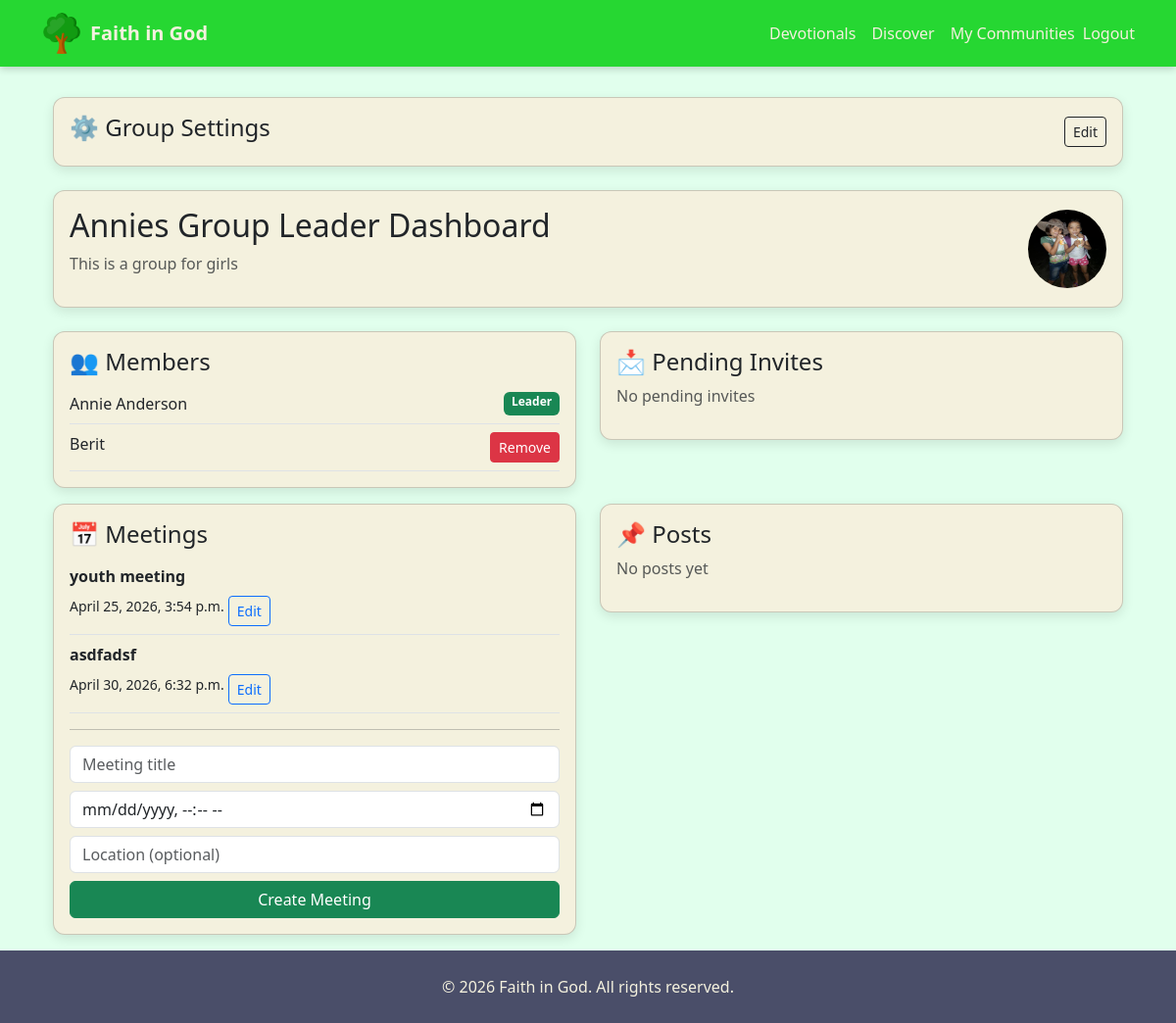
Page /groups/group/3/leader/ (signed in) on the committed database.
### engagement/models.py (models this page shows, shortened)
class Group(models.Model):
    GROUP_TYPES = [
        ("small", "Small Group"),
    ]
    name = models.CharField(max_length=200)
    description = models.TextField(blank=True)
    leader = models.ForeignKey(
        User, on_delete=models.SET_NULL, null=True, related_name="led_groups"
    )
    group_type = models.CharField(
        max_length=20, choices=GROUP_TYPES, default="small"
    )
    created_at = models.DateTimeField(auto_now_add=True)
    is_active = models.BooleanField(default=True)
    image = models.ImageField(
        upload_to="groups/",
        blank=True,
        null=True,
        validators=[validate_file_size]
    )
    class Meta:
        verbose_name = "Church Group"
        verbose_name_plural = "Church Groups"

class GroupMember(models.Model):
    user = models.ForeignKey(User, on_delete=models.CASCADE, related_name="group_memberships")
    group = models.ForeignKey(Group, on_delete=models.CASCADE, related_name="members")
    joined_at = models.DateTimeField(auto_now_add=True)
    is_active = models.BooleanField(default=True)
    class Meta:
        unique_together = ("user", "group")

class Meeting(models.Model):
    group = models.ForeignKey(Group, on_delete=models.CASCADE, related_name="meetings")
    title = models.CharField(max_length=255)
    start_time = models.DateTimeField()
    end_time = models.DateTimeField(blank=True, null=True)
    location = models.CharField(max_length=255, blank=True)
    description = models.TextField(blank=True)
    created_at = models.DateTimeField(auto_now_add=True)
    class Meta:
        ordering = ["start_time"]

### accounts/models.py (models this page shows)
class User(AbstractUser):
    username = None
    first_name = None
    last_name = None
    full_name = models.CharField(max_length=255)
    phone = PhoneNumberField(
        unique=True,
        help_text="Use country code, e.g. +919876543210"
    )
    email = models.EmailField(
        unique=True,
        blank=True,
        null=True
    )
    ROLE_CHOICES = (
        ("member", "Member"),
        ("leader", "Leader"),
        ("pastor", "Pastor"),
        ("admin", "Admin"),
    )
    role = models.CharField(
        max_length=20,
        choices=ROLE_CHOICES,
        default="member"
    )
    is_verified = models.BooleanField(default=False)
    created_at = models.DateTimeField(auto_now_add=True)
    USERNAME_FIELD = "phone"
    REQUIRED_FIELDS = ["full_name"]
    objects = UserManager()
    def __str__(self):
        return self.full_name or str(self.phone)

### engagement/views.py (the view)
@login_required
def leader_dashboard(request, group_id):
    group = get_object_or_404(Group, id=group_id)
    if group.leader != request.user:
        return redirect("engagement:group_detail", group_id=group.id)
    members = GroupMember.objects.filter(group=group, is_active=True)
    pending_invites = GroupInvitation.objects.filter(group=group, accepted=False)
    meetings = Meeting.objects.filter(
        group=group,
        start_time__gte=timezone.now()
    ).order_by("start_time")
    return render(request, "engagement/leader_dashboard.html", {
        "group": group,
        "members": members,
        "pending_invites": pending_invites,
        "meetings": meetings,
    })

### content/context_processors.py (called while the page is built)
def global_updates(request):
    updates = Update.objects.filter(is_published=True).order_by("-created_at")
    return {"global_updates": updates}

### engagement/context_processors.py (called while the page is built)
def next_meeting(request):
    if not request.user.is_authenticated:
        return {}
    meeting = Meeting.objects.filter(
        group__members__user=request.user,
        group__members__is_active=True,
        start_time__gte=timezone.now()
    ).order_by("start_time").first()
    return {
        "next_group_meeting": meeting
    }

def user_groups(request):
    if request.user.is_authenticated:
        groups = GroupMember.objects.filter(
            user=request.user,
            is_active=True
        ).select_related("group")
        return {"user_groups": [gm.group for gm in groups]}
    return {}

def pending_invitations(request):
    if request.user.is_authenticated:
        invites = GroupInvitation.objects.filter(
            invited_user=request.user,
            accepted=False
        ).select_related("group")
        return {
            "pending_invites": invites,
            "pending_invites_count": invites.count()
        }
    return {}

### engagement/templates/engagement/leader_dashboard.html (shortened to what this page needs)
{% extends "base.html" %}
{% block content %}
<div class="container">
    <div class="card p-3 mb-4">
        <div class="d-flex justify-content-between align-items-center">
            <h4>⚙️ Group Settings</h4>
            <button class="btn btn-sm btn-outline-dark"
                    type="button"
                    data-bs-toggle="collapse"
                    data-bs-target="#editGroupForm">
                Edit
            </button>
        </div>
    </div>
    <div class="card p-3 mb-4">
        <div class="d-flex justify-content-between align-items-center">
            <div>
                <h2>{{ group.name }} Leader Dashboard</h2>
                <p class="text-muted">{{ group.description }}</p>
            </div>
            {% if group.image %}
                <img src="{{ group.image.url }}" width="80" height="80" class="rounded-circle">
            {% endif %}
        </div>
    </div>
    <div class="row">
        <div class="col-md-6">
            <div class="card p-3 mb-3">
                <h4>👥 Members</h4>
                {% for m in members %}
                    <div class="d-flex justify-content-between border-bottom py-2">
                        <span>{{ m.user }}</span>
                        {% if m.user == group.leader %}
                            <span class="badge bg-success">Leader</span>
                        {% else %}
                            <a href="{% url 'engagement:remove_member' group.id m.user.id %}"
                               class="btn btn-sm btn-danger">
                                Remove
                            </a>
                        {% endif %}
                    </div>
                {% empty %}
                    <p class="text-muted">No members yet</p>
                {% endfor %}
            </div>
        </div>
        <div class="col-md-6">
            <div class="card p-3 mb-3">
                <h4>📩 Pending Invites</h4>
                {% for i in pending_invites %}
                    <div class="border-bottom py-2">
                        <strong>{{ i.invited_user }}</strong>
                        <form method="post"
                              action="{% url 'engagement:leader_respond_invite' i.id %}"
                              class="mt-2 d-flex gap-2">
                            {% csrf_token %}
                            <button name="action" value="approve"
                                    class="btn btn-sm btn-success">
                                Approve
                            </button>
                            <button name="action" value="reject"
                                    class="btn btn-sm btn-danger">
                                Reject
                            </button>
                        </form>
                    </div>
                {% empty %}
                    <p class="text-muted">No pending invites</p>
                {% endfor %}
            </div>
        </div>
    </div>
    <div class="row">
<div class="col-md-6">
    <div class="card p-3 mb-3">
        <h4>📅 Meetings</h4>
        {% for m in meetings %}
            <div class="border-bottom py-2">
                <strong>{{ m.title }}</strong><br>
                <small>{{ m.start_time }}</small>
                <button class="btn btn-sm btn-outline-primary mt-2"
                        type="button"
                        data-bs-toggle="collapse"
                        data-bs-target="#editMeeting{{ m.id }}">
                    Edit
                </button>
            </div>
        {% empty %}
            <p class="text-muted">No meetings yet</p>
        {% endfor %}
        <hr>
        <form method="post" action="{% url 'engagement:create_meeting' group.id %}">
            <input name="title" class="form-control mb-2" placeholder="Meeting title">
            <input name="start_time" type="datetime-local" class="form-control mb-2">
            <input name="location" class="form-control mb-2" placeholder="Location (optional)">
            <button class="btn btn-success w-100">Create Meeting</button>
        </form>
    </div>
</div>
        <div class="col-md-6">
            <div class="card p-3 mb-3">
                <h4>📌 Posts</h4>
                {% for post in posts %}
                    <div class="border-bottom py-2">
                        {% if post.is_pinned %}
                            <span class="badge bg-warning">Pinned</span>
                        {% endif %}
                        <p>{{ post.content }}</p>
                        <small>by {{ post.author }}</small>
                        <div class="mt-2 d-flex gap-2">
                            <a href="{% url 'engagement:toggle_pin_post' post.id %}"
                               class="btn btn-sm btn-outline-primary">
                                {% if post.is_pinned %}Unpin{% else %}Pin{% endif %}
                            </a>
                            <a href="{% url 'engagement:delete_post' post.id %}"
                               class="btn btn-sm btn-outline-danger">
                                Delete
                            </a>
                        </div>
                    </div>
                {% empty %}
                    <p class="text-muted">No posts yet</p>
                {% endfor %}
            </div>
        </div>
    </div>
</div>
{% endblock %}

### templates/base.html (style rules this page uses)
html, body { height: 100%; }
body { padding-top: 75px; background-color: #e1ffed; font-family: 'Segoe UI', sans-serif; display: flex; flex-direction: column; min-height: 100vh; }
.card { background-color: #F4F1DE; border-radius: 12px; box-shadow: 0 4px 12px rgba(0,0,0,0.1); }

### rows in the picture
Group: name "Annies Group", description "This is a group for girls", image (picture)
GroupMember: user "Annie Anderson", shows "Leader"
GroupMember: user "Berit", shows "Remove"
Meeting: title "youth meeting", start_time "April 25, 2026, 3:54 p.m."
Meeting: title "asdfadsf", start_time "April 30, 2026, 6:32 p.m."
